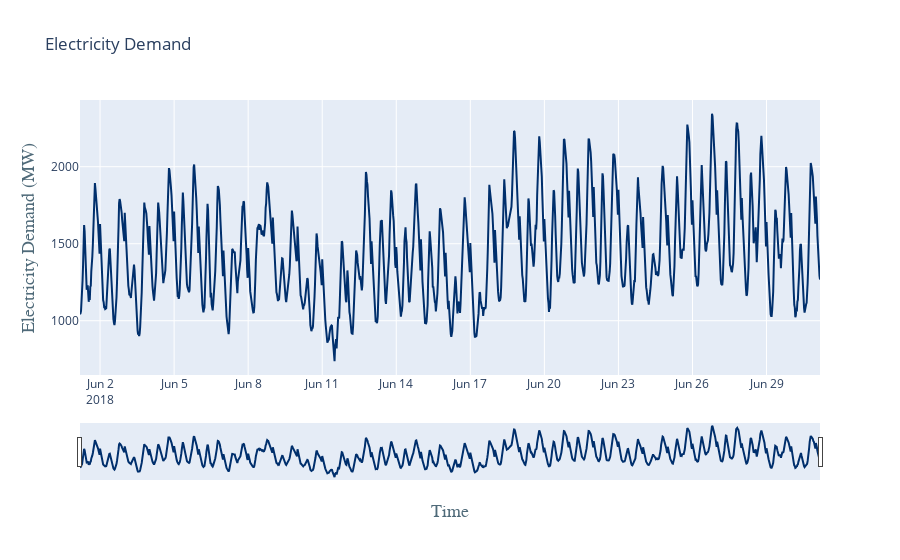

This figure's notebook cell:
### Code cell
fig = go.Figure()
#fig.add_trace(go.Scatter(x=df_5min['Timestamp'], y=df_5min['Demand'], name='5min'))
fig.add_trace(go.Scatter(x=df_30min['Timestamp'], y=df_30min['Energy_Demand'], name='30min', line_color='#002f6c'))
fig.update_layout(title_text="Electricity Demand", xaxis_rangeslider_visible=True,
    xaxis=dict(
        title='Time',
        titlefont=dict(
            family='Courier New, monospace',
            size=18,
            color='#4f6a79'
        )
    ),
    yaxis=dict(
        title='Electricity Demand (MW)',
        titlefont=dict(
            family='Courier New, monospace',
            size=18,
            color='#4f6a79'
        )
    ))
fig.show()

### Figure 1 — Plotly figure (JSON) as saved in the notebook; plotly's stock layout.template omitted (floating-point values rounded to 4 significant figures; data arrays with more than 128 entries replaced by an {"elided": "..."} marker saying what was removed)
{"data": [{"line": {"color": "#002f6c"}, "name": "30min", "type": "scatter", "x": {"elided": "1440 str values"}, "y": {"elided": "1440 float values"}}], "layout": {"title": {"text": "Electricity Demand"}, "xaxis": {"rangeslider": {"visible": true}, "title": {"font": {"color": "#4f6a79", "family": "Courier New, monospace", "size": 18}, "text": "Time"}}, "yaxis": {"title": {"font": {"color": "#4f6a79", "family": "Courier New, monospace", "size": 18}, "text": "Electricity Demand (MW)"}}}}
